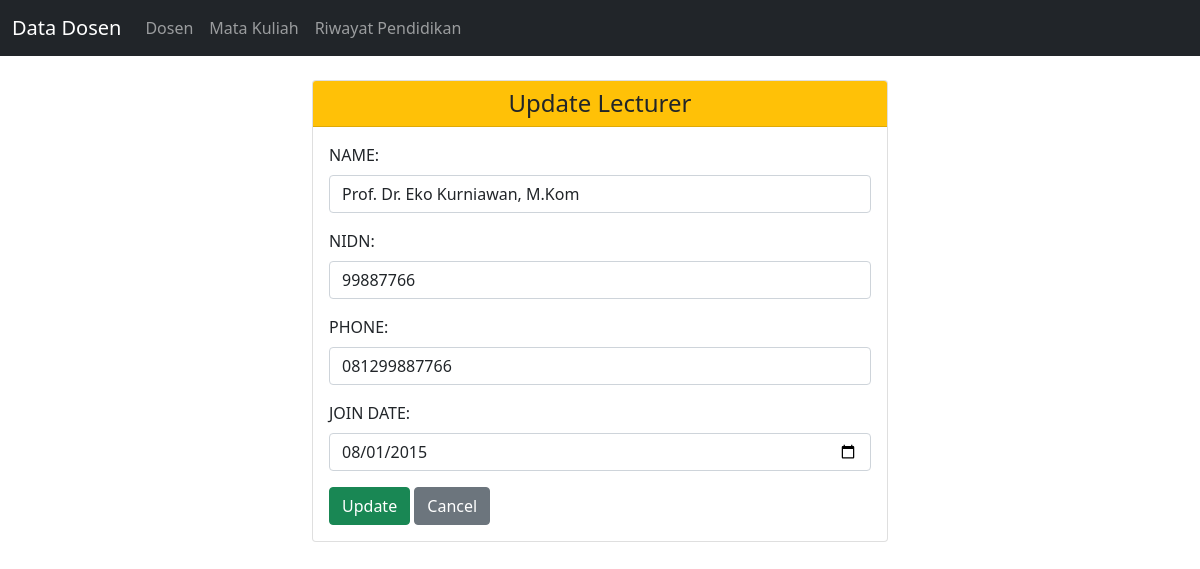
Page /index.php?mod=lecturer&action=edit&id=2 on the committed database.
### tables this page shows
CREATE TABLE `lecturers` (
  `id` int(11) NOT NULL AUTO_INCREMENT,
  `name` varchar(100) NOT NULL,
  `nidn` varchar(20) NOT NULL,
  `phone` varchar(20) DEFAULT NULL,
  `join_date` date DEFAULT NULL,
  PRIMARY KEY (`id`)
);

### Models/Lecturer.php (called while the page is built, shortened)
<?php
class Lecturer {
    private $conn;
    public function __construct($db) { $this->conn = $db; }
    public function getById($id) {
        return $this->conn->query("SELECT * FROM lecturers WHERE id = $id")->fetch_assoc();
    }
}
?>

### views/Lecturers/edit.php (the view, shortened to what this page needs)
<!doctype html>
<html lang="en">
<head>
  <link href="assets/css/bootstrap.min.css" rel="stylesheet">
</head>
<body>
  <?php include 'views/includes/navbar.php'; ?>
  <div class="container col-md-6 mt-4">
    <div class="card">
        <div class="card-header bg-warning text-dark">
          <h4 class="mb-0 text-center">Update Lecturer</h4>
        </div>
        <div class="card-body">
            <form method="post" action="index.php?mod=lecturer&action=edit">
                <div class="mb-3">
                    <label class="form-label">NAME:</label>
                    <input type="text" name="name" value="<?= $row['name'] ?>" class="form-control" required>
                </div>
                <div class="mb-3">
                    <label class="form-label">NIDN:</label>
                    <input type="text" name="nidn" value="<?= $row['nidn'] ?>" class="form-control" required>
                </div>
                <div class="mb-3">
                    <label class="form-label">PHONE:</label>
                    <input type="text" name="phone" value="<?= $row['phone'] ?>" class="form-control" required>
                </div>
                <div class="mb-3">
                    <label class="form-label">JOIN DATE:</label>
                    <input type="date" name="join_date" value="<?= $row['join_date'] ?>" class="form-control" required>
                </div>
                <button type="submit" class="btn btn-success">Update</button>
                <a href="index.php?mod=lecturer" class="btn btn-secondary">Cancel</a>
            </form>
        </div>
    </div>
  </div>
</body>
</html>

### rows in the picture
lecturers: name "Prof. Dr. Eko Kurniawan, M.Kom", nidn "99887766", phone "081299887766", join_date "08/01/2015"
